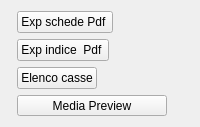
     <widget class="QWidget" name="tab_5">
      <attribute name="title">
       <string>Tools</string>
      </attribute>
      <layout class="QFormLayout" name="formLayout">
       <property name="fieldGrowthPolicy">
        <enum>QFormLayout::FieldsStayAtSizeHint</enum>
       </property>
       <item row="1" column="1">
        <widget class="QPushButton" name="pushButton_exp_pdf_sheet">
         <property name="maximumSize">
          <size>
           <width>200</width>
           <height>16777215</height>
          </size>
         </property>
         <property name="text">
          <string>Exp schede Pdf </string>
         </property>
        </widget>
       </item>
       <item row="2" column="1">
        <widget class="QPushButton" name="pushButton_exp_index_mat">
         <property name="text">
          <string>Exp indice  Pdf </string>
         </property>
        </widget>
       </item>
       <item row="3" column="1">
        <widget class="QPushButton" name="pushButton_elenco_casse">
         <property name="text">
          <string>Elenco casse</string>
         </property>
        </widget>
       </item>
       <item row="4" column="1">
        <widget class="QToolButton" name="toolButtonPreviewMedia">
         <property name="enabled">
          <bool>true</bool>
         </property>
         <property name="minimumSize">
          <size>
           <width>150</width>
           <height>0</height>
          </size>
         </property>
         <property name="text">
          <string>Media Preview</string>
         </property>
         <property name="checkable">
          <bool>true</bool>
         </property>
        </widget>
       </item>
      </layout>
     </widget>
